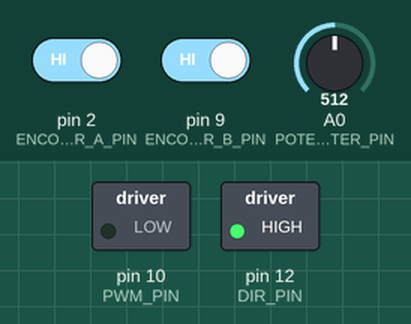
A sketch run on a simulated Arduino Uno, built with avr-gcc and run on an emulated ATmega328P. Shown: switched loads named in the sketch (green lamp = pin HIGH). The inputs (shaded band) are chosen by the test bench; at power-on: A0 (POTENTIOMETER_PIN) = 512, pin 2 (ENCODER_A_PIN) HIGH, pin 9 (ENCODER_B_PIN) HIGH.

Above: at 0.09 s.
At 0.8 s:
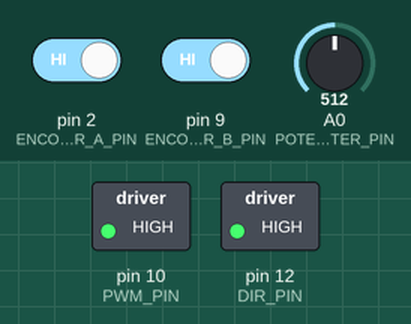
0.9 s: A0 (POTENTIOMETER_PIN) set to 6
2.4 s: A0 (POTENTIOMETER_PIN) set to 3
Timing chart, 0 to 5.4 s (numbered marks = the images above; inputs shaded):
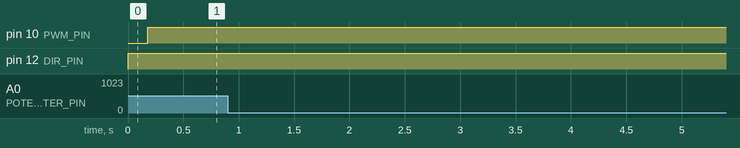

The sketch:

samplet_designopgave.ino
```cpp
#include <Arduino_FreeRTOS.h>
#include <Arduino.h>
#include <PID_v1.h>
#include <semphr.h>

// Define pin numbers
#define PWM_PIN 10
#define DIR_PIN 12
#define ENCODER_A_PIN 2
#define ENCODER_B_PIN 9
#define POTENTIOMETER_PIN A0

// Define variables
volatile long encoderCountOlde = 0 ;
volatile long encoderCount = 0;
double motorSpeed = 0;
double motorSetpoint = 0;
double motorOutput = 0;

// PID parameters
double Kp = 6.0;
double Ki = 4.0;
double Kd = 3.0;
PID motorPID(&motorSpeed, &motorOutput, &motorSetpoint, Kp, Ki, Kd, DIRECT);

// Semaphore
SemaphoreHandle_t encoderSemaphore;

// Previous state of encoder pins
int lastEncoderAState = LOW;
int lastEncoderBState = LOW;

// Function to read encoder
//måske interropt?
void readEncoder() {
	TickType_t xLastWakeTime = xTaskGetTickCount();

	for(;;) {
		int encoderAState = digitalRead(ENCODER_A_PIN);
		int encoderBState = digitalRead(ENCODER_B_PIN);

		// Checking if encoder is standing still
		if (encoderAState != lastEncoderAState && encoderAState == HIGH) {
			if (encoderBState == HIGH) {
				encoderCount++;
			} else {
				encoderCount--;
			}
			lastEncoderAState = encoderAState;
		}
		vTaskDelayUntil(&xLastWakeTime,pdMS_TO_TICKS(5)); // Delay to reduce CPU load
	}
}

// Task to read speed reference from potentiometer
void readPotentiometer(void *pvParameters) {
	TickType_t xLastWakeTime = xTaskGetTickCount();
	for (;;) {
		int potValue = analogRead(POTENTIOMETER_PIN);
		motorSetpoint =  map(potValue, 0, 1023, 0, 255); // Map potentiometer value to target speed
		vTaskDelayUntil(&xLastWakeTime, pdMS_TO_TICKS(100)); // Delay to reduce CPU load
	}
}

// Task to read controller parameters from serial input
void readSerialParams(void *pvParameters) {

	TickType_t xLastWakeTime = xTaskGetTickCount();
	for (;;) {
		if (Serial.available() > 0) {
			String input = Serial.readStringUntil('\n');
			// Parse input and update PID parameters
			if (input.length() > 0) {
				// Expected input format: "Kp,Ki,Kd"
				double newKp, newKi, newKd;
				int commaIndex1 = input.indexOf(',');
				int commaIndex2 = input.indexOf(',', commaIndex1 + 1);
				if (commaIndex1 != -1 && commaIndex2 != -1) {
					newKp = input.substring(0, commaIndex1).toDouble();
					newKi = input.substring(commaIndex1 + 1, commaIndex2).toDouble();
					newKd = input.substring(commaIndex2 + 1).toDouble();
					if (xSemaphoreTake(encoderSemaphore, portMAX_DELAY) == pdTRUE) {
						// Update PID parameters
						motorPID.SetTunings(newKp, newKi, newKd);
						xSemaphoreGive(encoderSemaphore);
					}
				}
			}
		}
		vTaskDelayUntil(&xLastWakeTime, pdMS_TO_TICKS(100)); // Delay to reduce CPU load
	}
}

// Task to control motor speed using PID
void controlMotorSpeed(void *pvParameters) {
	TickType_t xLastWakeTime = xTaskGetTickCount();
	for (;;) {
		if (xSemaphoreTake(encoderSemaphore, portMAX_DELAY) == pdTRUE) {
			//readEncoder();
			motorSpeed = (encoderCount - encoderCountOlde); // Calculate motor speed based on encoder counts in rpm
			encoderCountOlde = encoderCount;
			xSemaphoreGive(encoderSemaphore);
		}
		motorPID.Compute(); // Compute PID output
		analogWrite(PWM_PIN, abs(motorOutput)); // Write PWM signal to motor
							// Motor needs DIR_PIN to slow down
		digitalWrite(DIR_PIN, (motorOutput >= 0) ? HIGH : LOW); // Determine direction based on PID output
		vTaskDelayUntil(&xLastWakeTime, pdMS_TO_TICKS(100)); // Delay to reduce CPU load
	}
}

void setup() {
	// Initialize serial communication
	Serial.begin(115200);

	// Configure pin modes
	pinMode(PWM_PIN, OUTPUT);
	pinMode(DIR_PIN, OUTPUT);
	pinMode(ENCODER_A_PIN, INPUT_PULLUP);
	pinMode(ENCODER_B_PIN, INPUT_PULLUP);

	// Create semaphore
	encoderSemaphore = xSemaphoreCreateMutex();

	// Initialize PID controller
	motorPID.SetMode(AUTOMATIC);
	motorPID.SetSampleTime(100);

	// Create tasks
	xTaskCreate(readEncoder, "encoder" , 1000, NULL, 1, NULL);
	xTaskCreate(controlMotorSpeed, "MotorControlTask" , 1000, NULL, 2, NULL);
	xTaskCreate(readPotentiometer, "PotentiometerTask", 1000, NULL, 3, NULL);
	xTaskCreate(readSerialParams,  "SerialParamsTask" , 1000, NULL, 4, NULL);

	// Start the scheduler
	vTaskStartScheduler();
}

void loop() {
	// Nothing to do here since tasks handle everything
}
```

Measured:
- after the input at 0.9 s, every drawn part: stays the same
- after the input at 2.4 s, every drawn part: stays the same
